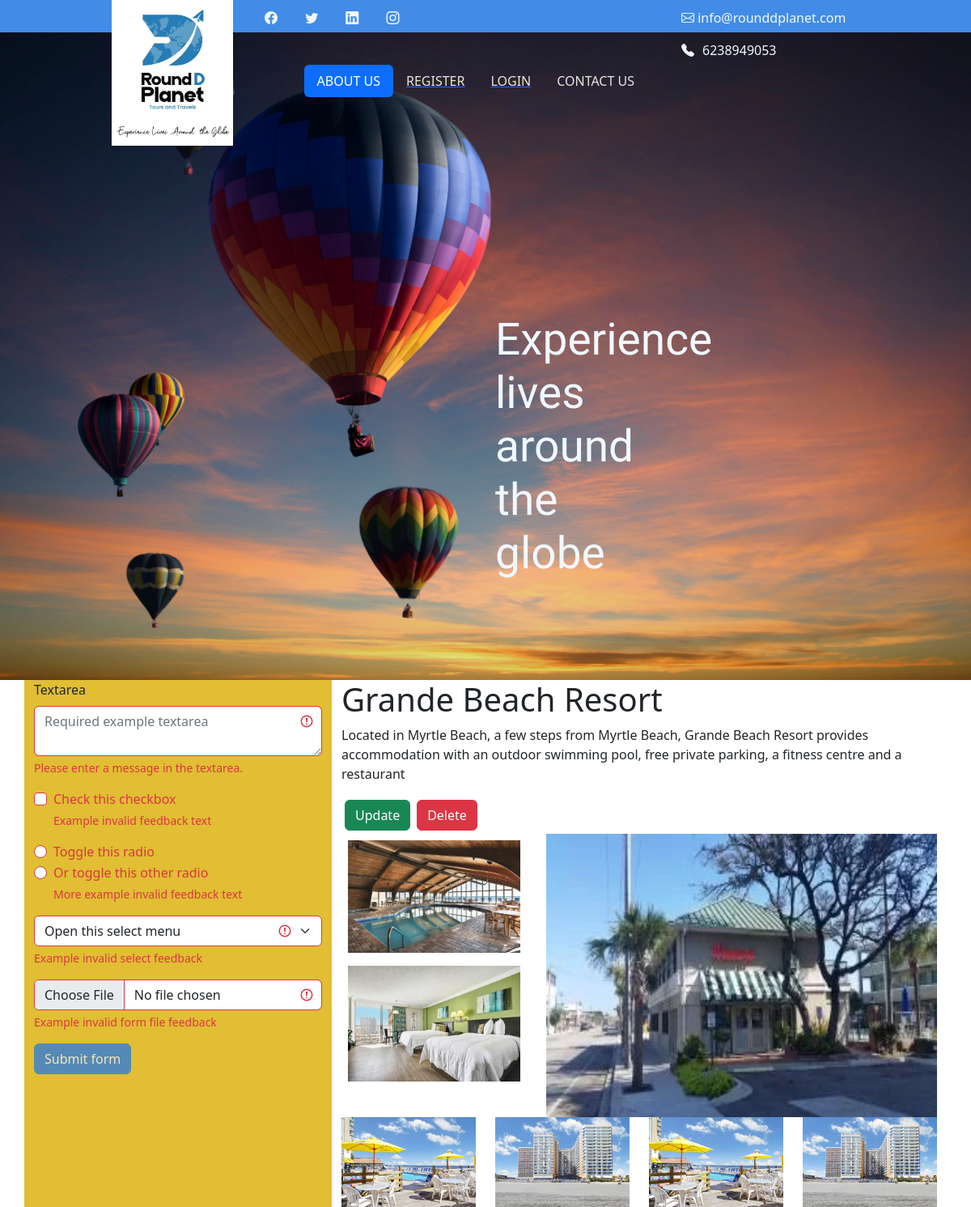
Page /details/1 on the earlier database version.
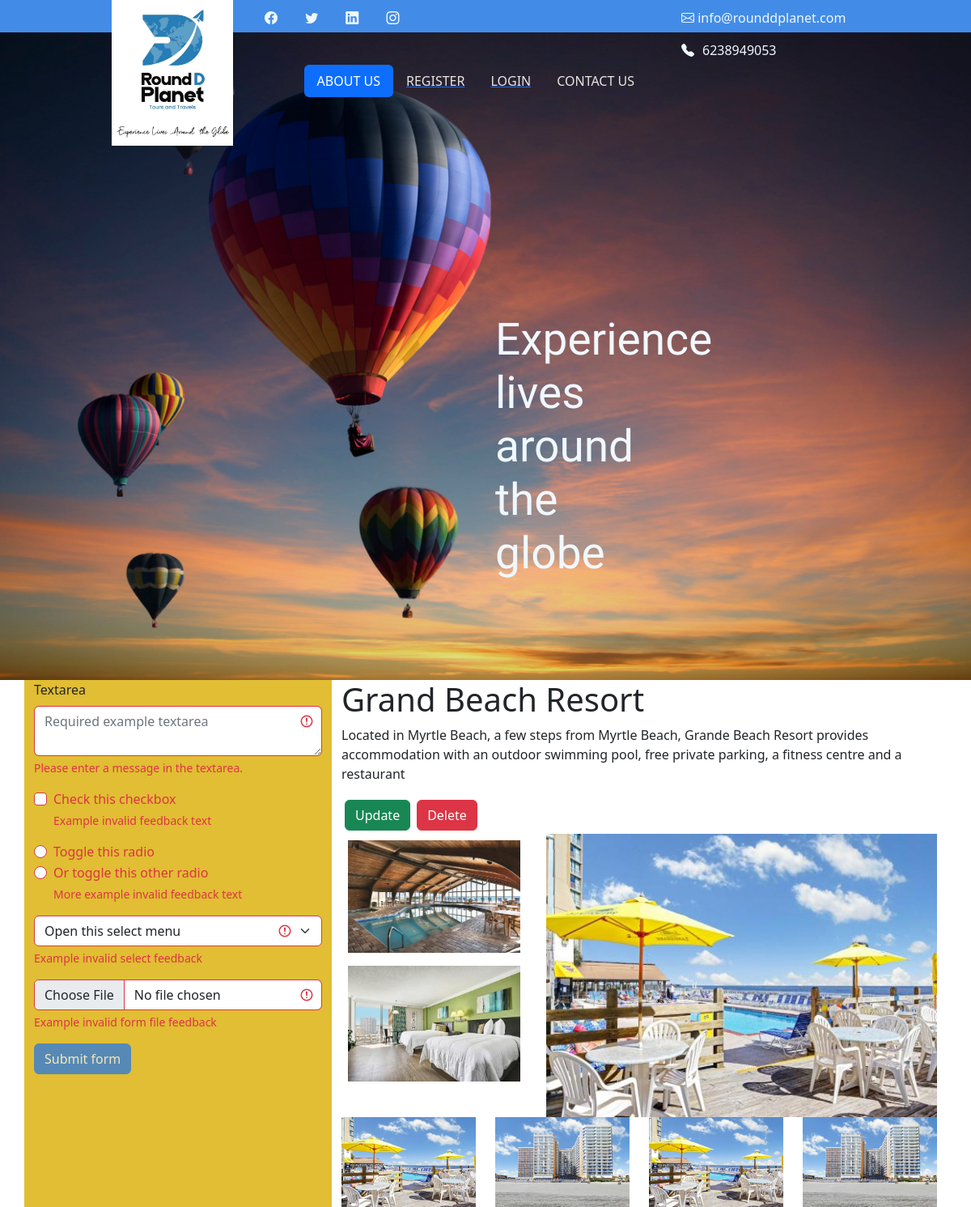
Same page on the later database version.
### motelapp/models.py (models this page shows)
class Hotel(models.Model):
    name=models.CharField(max_length=250)
    rate=models.CharField( max_length=250)
    photo=models.ImageField(upload_to='mvpic')
    desc=models.TextField()

### motelapp/views.py (the view)
# urls.py: path('details/<int:id>',views.details,name='details'),
def details(req,id):
    data=Hotel.objects.get(id=id)
    return render(req,'detail.html',{'data':data})

### templates/detail.html (shortened to what the changed rows need)
{% extends "base.html" %}
{% load static %}
{% block body%}
<div class="container">
    <div class="row">
        <div class="col-lg-8 col-md col-sm ">
            <div class="row">
                <div class="col-lg ">
                    <h1>{{data.name}}</h1>
                    <p>{{data.desc}}</p>
                    <div class="div_d2 d-flex ">
                        <a href="{% url 'motel:update' data.id %}"><button class="btn btn-success m-1" role="button">Update</button> </a>
                         <a href="{% url 'motel:delete' data.id %}"><button class="btn btn-danger m-1" role="button">Delete</button></a>
                    </div>
                </div>
            </div>
            <div class="row">
               <div class="col-lg-8 ">
                <img src="{{data.photo.url}}" class="w-100" height="350px">
               </div>
            </div>
    </div>
</div>
{% endblock %}

Differences in the rows shown:
changed Hotel: name "Grande Beach Resort" → "Grand Beach Resort"; photo: a different picture
